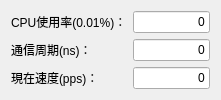
   <widget class="QWidget" name="gridLayoutWidget">
    <property name="geometry">
     <rect>
      <x>1020</x>
      <y>90</y>
      <width>221</width>
      <height>92</height>
     </rect>
    </property>
    <layout class="QGridLayout" name="gridLayout">
     <item row="1" column="1">
      <widget class="QLineEdit" name="lineEdit_2">
       <property name="text">
        <string>0</string>
       </property>
       <property name="alignment">
        <set>Qt::AlignRight|Qt::AlignTrailing|Qt::AlignVCenter</set>
       </property>
      </widget>
     </item>
     <item row="0" column="0">
      <widget class="QLabel" name="label_7">
       <property name="text">
        <string>CPU使用率(0.01%)：</string>
       </property>
      </widget>
     </item>
     <item row="1" column="0">
      <widget class="QLabel" name="label_8">
       <property name="text">
        <string>通信周期(ns)：</string>
       </property>
      </widget>
     </item>
     <item row="0" column="1">
      <widget class="QLineEdit" name="lineEdit">
       <property name="acceptDrops">
        <bool>false</bool>
       </property>
       <property name="text">
        <string>0</string>
       </property>
       <property name="alignment">
        <set>Qt::AlignRight|Qt::AlignTrailing|Qt::AlignVCenter</set>
       </property>
      </widget>
     </item>
     <item row="2" column="1">
      <widget class="QLineEdit" name="lineEdit_3">
       <property name="text">
        <string>0</string>
       </property>
       <property name="alignment">
        <set>Qt::AlignRight|Qt::AlignTrailing|Qt::AlignVCenter</set>
       </property>
      </widget>
     </item>
     <item row="2" column="0">
      <widget class="QLabel" name="label_14">
       <property name="text">
        <string>現在速度(pps)：</string>
       </property>
      </widget>
     </item>
    </layout>
   </widget>
